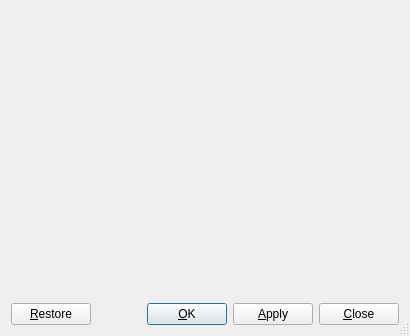
<ui version="4.0" >
 <author></author>
 <comment></comment>
 <exportmacro></exportmacro>
 <class>FloatUi</class>
 <widget class="QDialog" name="FloatUi" >
  <property name="geometry" >
   <rect>
    <x>0</x>
    <y>0</y>
    <width>410</width>
    <height>336</height>
   </rect>
  </property>
  <property name="windowTitle" >
   <string/>
  </property>
  <property name="sizeGripEnabled" >
   <bool>true</bool>
  </property>
  <layout class="QVBoxLayout" >
   <property name="margin" >
    <number>11</number>
   </property>
   <property name="spacing" >
    <number>6</number>
   </property>
   <item>
    <widget class="lyx::FloatPlacement" name="floatFP" />
   </item>
   <item>
    <layout class="QHBoxLayout" >
     <property name="margin" >
      <number>0</number>
     </property>
     <property name="spacing" >
      <number>6</number>
     </property>
     <item>
      <widget class="QPushButton" name="restorePB" >
       <property name="text" >
        <string>&amp;Restore</string>
       </property>
       <property name="autoDefault" >
        <bool>false</bool>
       </property>
      </widget>
     </item>
     <item>
      <spacer>
       <property name="orientation" >
        <enum>Qt::Horizontal</enum>
       </property>
       <property name="sizeType" >
        <enum>QSizePolicy::Expanding</enum>
       </property>
       <property name="sizeHint" >
        <size>
         <width>20</width>
         <height>20</height>
        </size>
       </property>
      </spacer>
     </item>
     <item>
      <widget class="QPushButton" name="okPB" >
       <property name="text" >
        <string>&amp;OK</string>
       </property>
       <property name="default" >
        <bool>true</bool>
       </property>
      </widget>
     </item>
     <item>
      <widget class="QPushButton" name="applyPB" >
       <property name="text" >
        <string>&amp;Apply</string>
       </property>
      </widget>
     </item>
     <item>
      <widget class="QPushButton" name="closePB" >
       <property name="text" >
        <string>&amp;Close</string>
       </property>
      </widget>
     </item>
    </layout>
   </item>
  </layout>
 </widget>
 <pixmapfunction></pixmapfunction>
 <includes>
  <include location="local" >qt_i18n.h</include>
 </includes>
 <customwidgets>
  <customwidget>
   <class>lyx::FloatPlacement</class>
   <extends></extends>
   <header>FloatPlacement.h</header>
   <container>1</container>
   <pixmap></pixmap>
  </customwidget>
 </customwidgets>
 <tabstops>
  <tabstop>restorePB</tabstop>
  <tabstop>okPB</tabstop>
  <tabstop>applyPB</tabstop>
  <tabstop>closePB</tabstop>
 </tabstops>
 <resources/>
 <connections/>
</ui>
